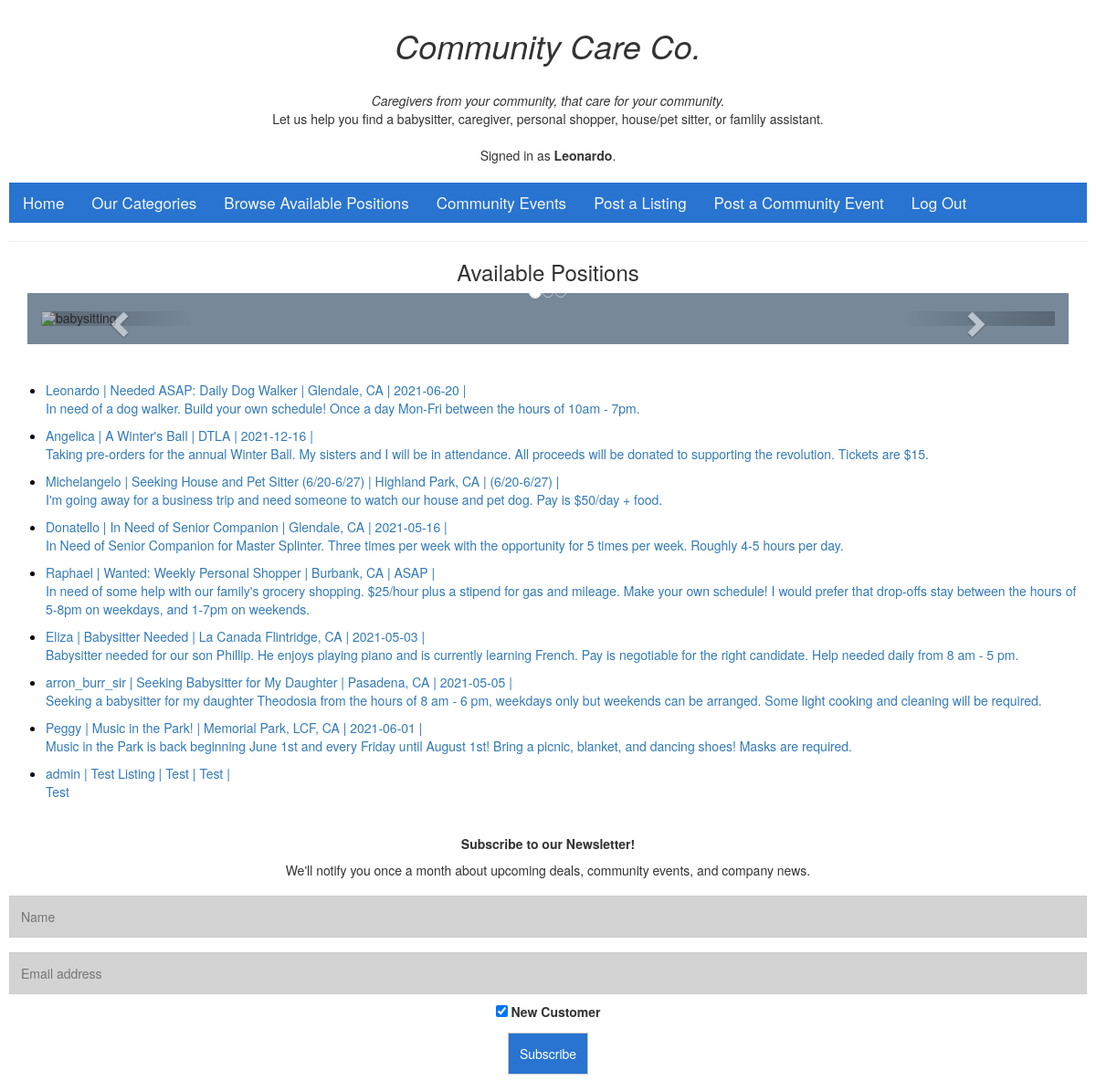
The page / (signed in) on the database its author committed.
### avail_listings/models.py (models this page shows, shortened)
class User(AbstractUser):
    pass

class Listing(models.Model):
    user = models.ForeignKey(User, on_delete=models.CASCADE, related_name="listing_owner")
    title = models.CharField(max_length=64)
    location = models.CharField(max_length=30)
    description = models.TextField()
    category = models.CharField(max_length=30)
    dates = models.CharField(max_length=30)
    active = models.BooleanField(default=True)

### avail_listings/views.py (the view)
# urls.py: path("", views.index, name="index"),
def index(request):
    if request.user.is_authenticated:
        return render(request, "avail_listings/index.html", {
            'listing': Listing.objects.all()
        })
    else:
        return render(request, "avail_listings/register.html", {
            'message': "Please register or login to view available listings."
        })

### avail_listings/templates/avail_listings/index.html (shortened to what this page needs)
{% extends "avail_listings/layout.html" %}
{% load static %}
{% block body %}
    <h3>Available Positions</h3>
    <div class="container">
        <div id="myCarousel" class="carousel slide" data-ride="carousel">
            <ol class="carousel-indicators">
            <li data-target="#myCarousel" data-slide-to="0" class="active"></li>
            <li data-target="#myCarousel" data-slide-to="1"></li>
            <li data-target="#myCarousel" data-slide-to="2"></li>
            </ol>
            <div class="carousel-inner">
                <div class="item active" >
                    <img src="https://media.istockphoto.com/photos/child-playing-with-wood-blocks-picture-id862313220?k=6&m=862313220&s=612x612&w=0&h=zeYkcUSja5bK5XxFm8mxsu042CTwX7Rsh5UDb_FEd2k=" alt="babysitting" style="width:30%;">
                </div>
            </div>
            <a class="left carousel-control" href="#myCarousel" data-slide="prev">
            <span class="glyphicon glyphicon-chevron-left"></span>
            </a>
            <a class="right carousel-control" href="#myCarousel" data-slide="next">
            <span class="glyphicon glyphicon-chevron-right"></span>
            </a>
        </div>
    </div><br>
    <br>
    <div class="display_listings">
        <ul>
            {% for list in listing %}
                {% if list.active %}
                    <li><a href="{% url 'listing' list.id %}">
                    {{ list.user }}  |
                    {{ list.title }} |
                    {{ list.location }} |
                    {{ list.dates }} |<br>
                    {{ list.description }}</p></a>
                {% endif %}
            {% endfor %}
        </ul>
    </div>
{% endblock %}

### avail_listings/templates/avail_listings/layout.html (shortened to what this page needs)
{% load static %}
<!DOCTYPE html>
<html lang="en">
    <head>
        <link rel="stylesheet" href="https://stackpath.bootstrapcdn.com/bootstrap/4.4.1/css/bootstrap.min.css">
        <link href="{% static 'avail_listings/styles.css' %}" rel="stylesheet">
        <link rel="stylesheet" href="https://maxcdn.bootstrapcdn.com/bootstrap/3.4.1/css/bootstrap.min.css">
    </head>
    <body>
        <h1>Community Care Co.</h1>
        <br><i>Caregivers from your community, that care for your community.</i>
        <br>Let us help you find a babysitter, caregiver, personal shopper, house/pet sitter, or famlily assistant.
        <div><br>
            {% if user.is_authenticated %}
                Signed in as <strong>{{ user.username }}</strong>.
            {% else %}
                <b>Not signed in.</b>
            {% endif %}
        </div>
        <br>
        <div class="nav">
            <ul class="nav">
                <li class="nav-item">
                    <a class="nav-link" href="{% url 'index' %}">Home</a>
                </li>
                <li class="nav-item">
                    <a class="nav-link" href="{% url 'categories' %}">Our Categories</a>
                </li>
                <li class="nav-item">
                    <a class="nav-link" href="{% url 'index' %}">Browse Available Positions</a>
                </li>
                <li class="nav-item">
                        <a class="nav-link" href="{% url 'events' %}">Community Events</a>
                </li>
                {% if user.is_authenticated %}
                    <li class="nav-item">
                        <a class="nav-link" href="{% url 'create_listing' %}">Post a Listing</a>
                    </li>
                    <li class="nav-item">
                        <a class="nav-link" href="{% url 'create_event' %}">Post a Community Event</a>
                    </li>
                    <li class="nav-item">
                        <a class="nav-link" href="{% url 'logout' %}">Log Out</a>
                    </li>
                {% endif %}
            </ul>
        </div>
        <hr>
        {% block body %}
        {% endblock %}
        <div><br>
            <footer>
                <h5><b>Subscribe to our Newsletter!</b></h5>
                <p>We'll notify you once a month about upcoming deals, community events, and company news.</p>
                <form>
                    <div id="subscriptions">
                        <input id="name" type="text" placeholder="Name">
                        <input id="newEmail" type="text" placeholder="Email address">
                        <div>
                            <label>
                                <input type="checkbox" checked="checked" name="subscribe"> New Customer
                            </label>
                        </div>
                        <input id="submit" action="submit" type="submit" button onclick="success()" value="Subscribe"></button>
                    </div>
                </form>
            </footer>
        </div>
    </body>
</html>

### avail_listings/static/avail_listings/styles.css (style rules this page uses)
h1 { text-align: center; font-style: italic; }
body { text-align: center; padding: 10px; color: black; background-color:lightslategray; }
.nav { color: whitesmoke; background-color: rgb(40, 116, 208); text-align: center; }
.nav a { font-style: bold; font-size: 17px; text-align: center; background-color: rgb(40, 116, 208); padding: 14px 16px; color: whitesmoke; }
.container { padding: 20px; background-color: lightslategray; width: min-content; height: min-content; text-align: left; }
input[type=text], input[type=submit] { width: 100%; padding: 12px; margin: 8px 0; border: 1px solid #ccc; box-sizing: border-box; text-align: left; background-color: lightgrey; }
input[type=submit] { width: 50%; background-color: rgb(40, 116, 208); color: white; border: none; text-align: center; }
.nav ul { list-style: none; text-align: center; }
.nav ul li { display: inline-block; }
.display_listings { text-align: left; color: black; }
.applications input[type=text], input[type=submit] { width: auto; padding: 12px; margin: 8px 0; border: 1px solid #ccc; box-sizing: border-box; text-align: left; background-color: rgb(40, 116, 208); color: white; }

### rows shown on the page
User: username "Leonardo"
Listing: user "Leonardo", title "Needed ASAP: Daily Dog Walker", location "Glendale, CA", dates "2021-06-20", description "In need of a dog walker. Build your own schedule! Once a day Mon-Fri between the hours of 10am - 7pm."
Listing: user "Angelica", title "A Winter's Ball", location "DTLA", dates "2021-12-16", description "Taking pre-orders for the annual Winter Ball. My sisters and I will be in attendance. All proceeds will be donated to supporting the revolution. Tickets are $15."
Listing: user "Michelangelo", title "Seeking House and Pet Sitter (6/20-6/27)", location "Highland Park, CA", dates "(6/20-6/27)", description "I'm going away for a business trip and need someone to watch our house and pet dog. Pay is $50/day + food."
Listing: user "Donatello", title "In Need of Senior Companion", location "Glendale, CA", dates "2021-05-16", description "In Need of Senior Companion for Master Splinter. Three times per week with the opportunity for 5 times per week. Roughly 4-5 hours per day."
Listing: user "Raphael", title "Wanted: Weekly Personal Shopper", location "Burbank, CA", dates "ASAP", description "In need of some help with our family's grocery shopping. $25/hour plus a stipend for gas and mileage. Make your own schedule! I would prefer that drop-offs stay between the hours of 5-8pm on weekdays, and 1-7pm on weekends."
Listing: user "Eliza", title "Babysitter Needed", location "La Canada Flintridge, CA", dates "2021-05-03", description "Babysitter needed for our son Phillip. He enjoys playing piano and is currently learning French. Pay is negotiable for the right candidate. Help needed daily from 8 am - 5 pm."
Listing: user "arron_burr_sir", title "Seeking Babysitter for My Daughter", location "Pasadena, CA", dates "2021-05-05", description "Seeking a babysitter for my daughter Theodosia from the hours of 8 am - 6 pm, weekdays only but weekends can be arranged. Some light cooking and cleaning will be required."
Listing: user "Peggy", title "Music in the Park!", location "Memorial Park, LCF, CA", dates "2021-06-01", description "Music in the Park is back beginning June 1st and every Friday until August 1st! Bring a picnic, blanket, and dancing shoes! Masks are required."
Listing: user "admin", title "Test Listing", location "Test", dates "Test", description "Test"
